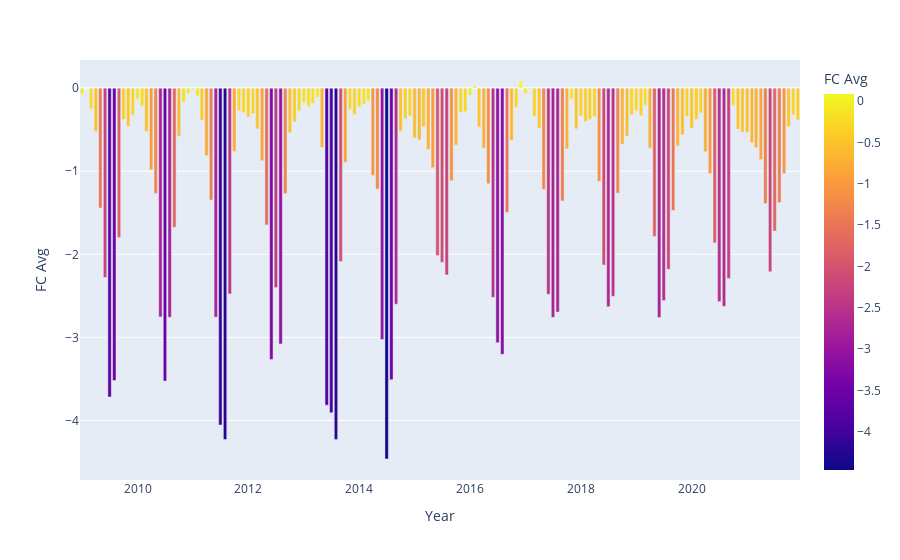

The notebook cell saved with this chart:
### Code cell
import plotly.express as px

fig = px.bar(flux_co2_avg_df, x='Year',
y='FC Avg', color='FC Avg')
fig.show()

### Figure 1 — Plotly figure (JSON) as saved in the notebook; plotly's stock layout.template omitted (floating-point values rounded to 4 significant figures; data arrays with more than 128 entries replaced by an {"elided": "..."} marker saying what was removed)
{"data": [{"alignmentgroup": "True", "hovertemplate": "Year=%{x}<br>FC Avg=%{marker.color}<extra></extra>", "legendgroup": "", "marker": {"color": {"elided": "156 float values"}, "coloraxis": "coloraxis", "pattern": {"shape": ""}}, "name": "", "offsetgroup": "", "orientation": "v", "showlegend": false, "textposition": "auto", "type": "bar", "x": {"elided": "156 str values"}, "xaxis": "x", "y": {"elided": "156 float values"}, "yaxis": "y"}], "layout": {"barmode": "relative", "coloraxis": {"colorbar": {"title": {"text": "FC Avg"}}, "colorscale": [[0, "#0d0887"], [0.1111, "#46039f"], [0.2222, "#7201a8"], [0.3333, "#9c179e"], [0.4444, "#bd3786"], [0.5556, "#d8576b"], [0.6667, "#ed7953"], [0.7778, "#fb9f3a"], [0.8889, "#fdca26"], [1, "#f0f921"]]}, "legend": {"tracegroupgap": 0}, "margin": {"t": 60}, "xaxis": {"anchor": "y", "domain": [0, 1], "title": {"text": "Year"}}, "yaxis": {"anchor": "x", "domain": [0, 1], "title": {"text": "FC Avg"}}}}
